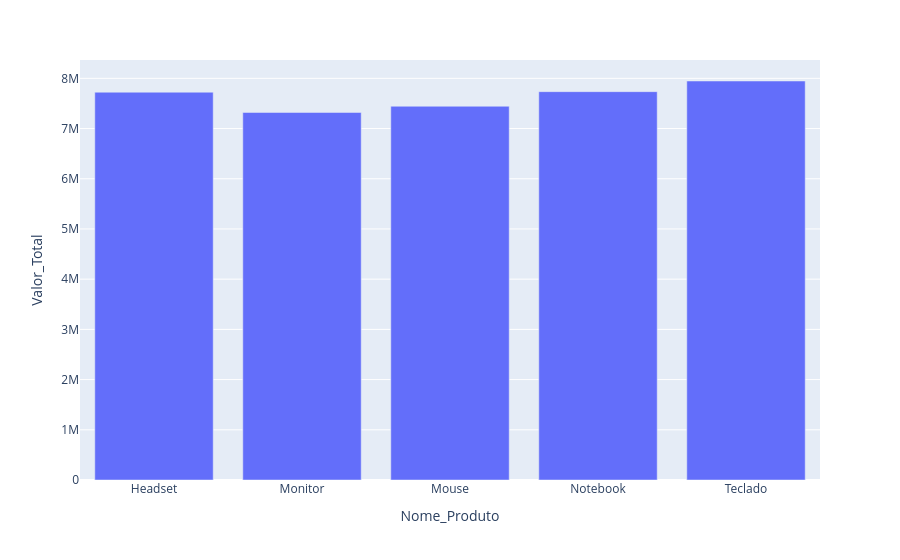

Notebook code cell kept with this figure:
### Code cell
top = df.groupby("Nome_Produto")["Valor_Total"].sum().reset_index()

px.bar(top, x="Nome_Produto", y="Valor_Total")

### Figure 1 — Plotly figure (JSON) as saved in the notebook; plotly's stock layout.template omitted (floating-point values rounded to 4 significant figures)
{"data": [{"hovertemplate": "Nome_Produto=%{x}<br>Valor_Total=%{y}<extra></extra>", "legendgroup": "", "marker": {"color": "#636efa", "pattern": {"shape": ""}}, "name": "", "orientation": "v", "showlegend": false, "textposition": "auto", "type": "bar", "x": ["Headset", "Monitor", "Mouse", "Notebook", "Teclado"], "xaxis": "x", "y": [7724000.0, 7320000.0, 7444000.0, 7735000.0, 7947000.0], "yaxis": "y"}], "layout": {"barmode": "relative", "legend": {"tracegroupgap": 0}, "margin": {"t": 60}, "xaxis": {"anchor": "y", "domain": [0, 1], "title": {"text": "Nome_Produto"}}, "yaxis": {"anchor": "x", "domain": [0, 1], "title": {"text": "Valor_Total"}}}}
